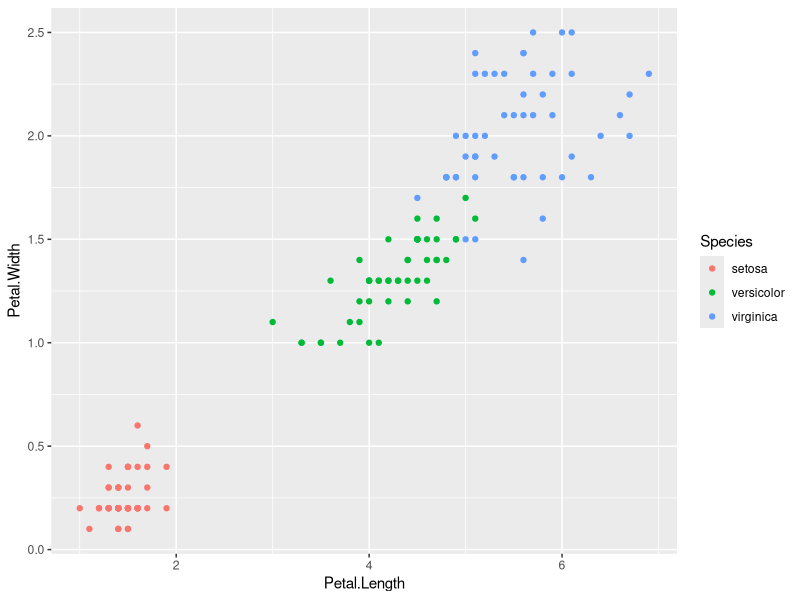
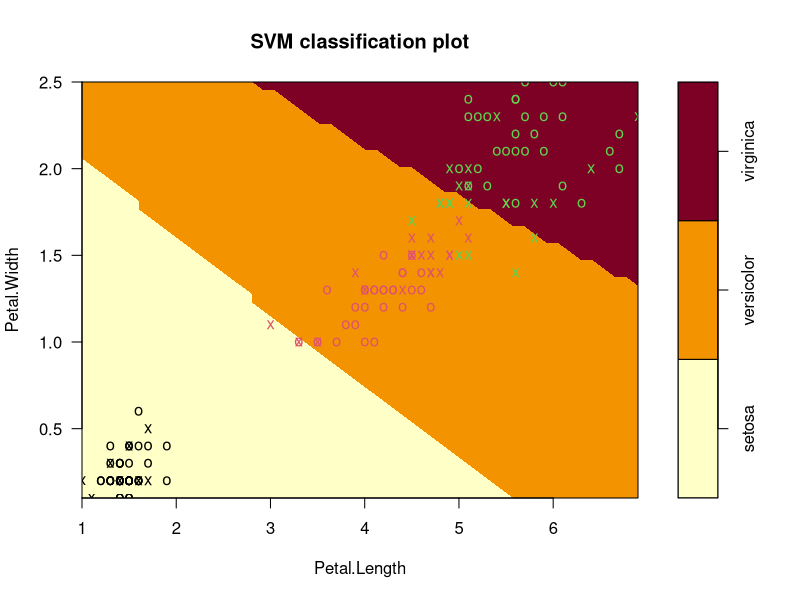
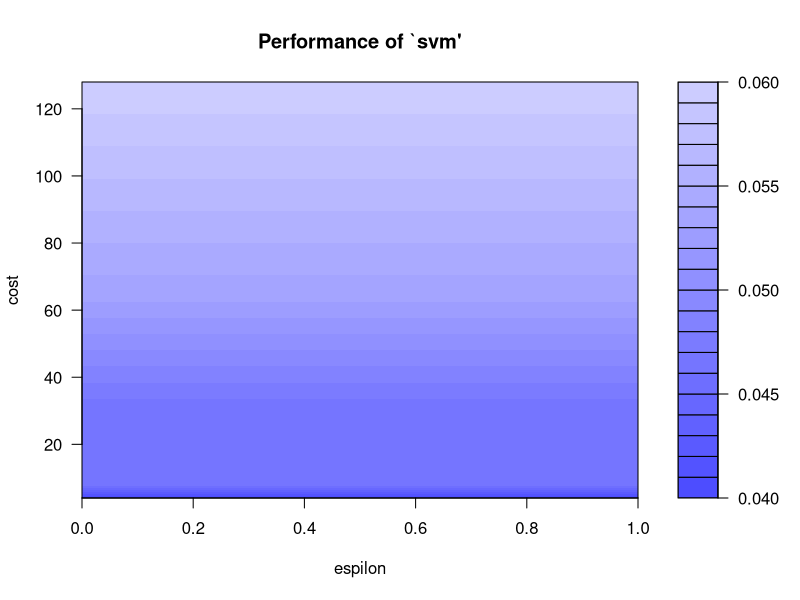
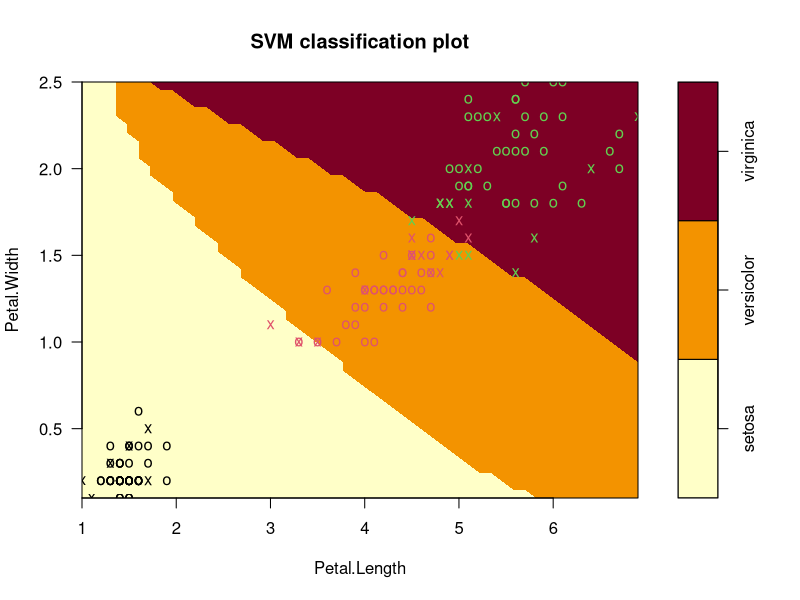

Source code (R) for these figures, in order:
#Data
data(iris)
str(iris)
library(ggplot2)
qplot (Petal.Length, Petal.Width, data=iris, color=Species)

#support Vector Machine
library(e1071)
mymodel <- svm(Species~., data=iris, kernel="radial")
summary(mymodel)
plot(mymodel, data=iris,
     Petal.Width~Petal.Length,
     slice = list(Sepal.Length = 4, Sepal.Width = 3))

#Tuning
set.seed(123)
tmodel <- tune(svm, Species~., data=iris,
     ranges = list(espilon = seq(0,1,0.1), cost = 2^(2:7)))
plot(tmodel)
summary(tmodel)

#Best Model
mymodel <- tmodel$best.model
summary(mymodel)
plot(mymodel, data=iris,
     Petal.Width~Petal.Length,
     slice = list(Sepal.Width = 3, Sepal.Length = 4))

#Confusion Matrix And Misclassification Error
pred <- predict(mymodel, iris)
tab <- table(Predicted = pred, Actual = iris$Species)
tab
1-sum(diag(tab))/sum(tab)

